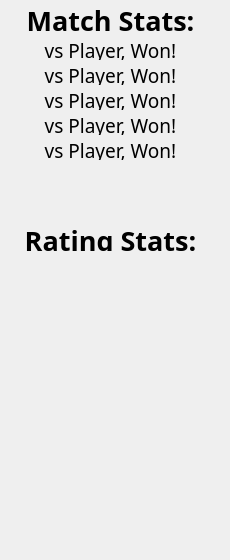
<?xml version="1.0" encoding="UTF-8"?>
<ui version="4.0">
 <class>Form</class>
 <widget class="QWidget" name="Form">
  <property name="geometry">
   <rect>
    <x>0</x>
    <y>0</y>
    <width>230</width>
    <height>560</height>
   </rect>
  </property>
  <property name="windowTitle">
   <string>Form</string>
  </property>
  <widget class="QLabel" name="matchLabel">
   <property name="geometry">
    <rect>
     <x>10</x>
     <y>10</y>
     <width>201</width>
     <height>21</height>
    </rect>
   </property>
   <property name="font">
    <font>
     <family>Fira Code</family>
     <pointsize>20</pointsize>
     <bold>true</bold>
    </font>
   </property>
   <property name="text">
    <string>Match Stats:</string>
   </property>
   <property name="alignment">
    <set>Qt::AlignCenter</set>
   </property>
  </widget>
  <widget class="QLabel" name="match1Label">
   <property name="geometry">
    <rect>
     <x>10</x>
     <y>40</y>
     <width>201</width>
     <height>20</height>
    </rect>
   </property>
   <property name="font">
    <font>
     <family>Fira Code</family>
     <pointsize>14</pointsize>
    </font>
   </property>
   <property name="text">
    <string>vs Player, Won!</string>
   </property>
   <property name="alignment">
    <set>Qt::AlignCenter</set>
   </property>
  </widget>
  <widget class="QLabel" name="match1Label_2">
   <property name="geometry">
    <rect>
     <x>10</x>
     <y>65</y>
     <width>201</width>
     <height>20</height>
    </rect>
   </property>
   <property name="font">
    <font>
     <family>Fira Code</family>
     <pointsize>14</pointsize>
    </font>
   </property>
   <property name="text">
    <string>vs Player, Won!</string>
   </property>
   <property name="alignment">
    <set>Qt::AlignCenter</set>
   </property>
  </widget>
  <widget class="QLabel" name="match1Label_3">
   <property name="geometry">
    <rect>
     <x>10</x>
     <y>90</y>
     <width>201</width>
     <height>20</height>
    </rect>
   </property>
   <property name="font">
    <font>
     <family>Fira Code</family>
     <pointsize>14</pointsize>
    </font>
   </property>
   <property name="text">
    <string>vs Player, Won!</string>
   </property>
   <property name="alignment">
    <set>Qt::AlignCenter</set>
   </property>
  </widget>
  <widget class="QLabel" name="match1Label_4">
   <property name="geometry">
    <rect>
     <x>10</x>
     <y>115</y>
     <width>201</width>
     <height>20</height>
    </rect>
   </property>
   <property name="font">
    <font>
     <family>Fira Code</family>
     <pointsize>14</pointsize>
    </font>
   </property>
   <property name="text">
    <string>vs Player, Won!</string>
   </property>
   <property name="alignment">
    <set>Qt::AlignCenter</set>
   </property>
  </widget>
  <widget class="QLabel" name="match1Label_5">
   <property name="geometry">
    <rect>
     <x>10</x>
     <y>140</y>
     <width>201</width>
     <height>20</height>
    </rect>
   </property>
   <property name="font">
    <font>
     <family>Fira Code</family>
     <pointsize>14</pointsize>
    </font>
   </property>
   <property name="text">
    <string>vs Player, Won!</string>
   </property>
   <property name="alignment">
    <set>Qt::AlignCenter</set>
   </property>
  </widget>
  <widget class="QLabel" name="ratingLabel">
   <property name="geometry">
    <rect>
     <x>10</x>
     <y>230</y>
     <width>201</width>
     <height>21</height>
    </rect>
   </property>
   <property name="font">
    <font>
     <family>Fira Code</family>
     <pointsize>20</pointsize>
     <bold>true</bold>
    </font>
   </property>
   <property name="text">
    <string>Rating Stats:</string>
   </property>
   <property name="alignment">
    <set>Qt::AlignCenter</set>
   </property>
  </widget>
 </widget>
 <resources/>
 <connections/>
</ui>
